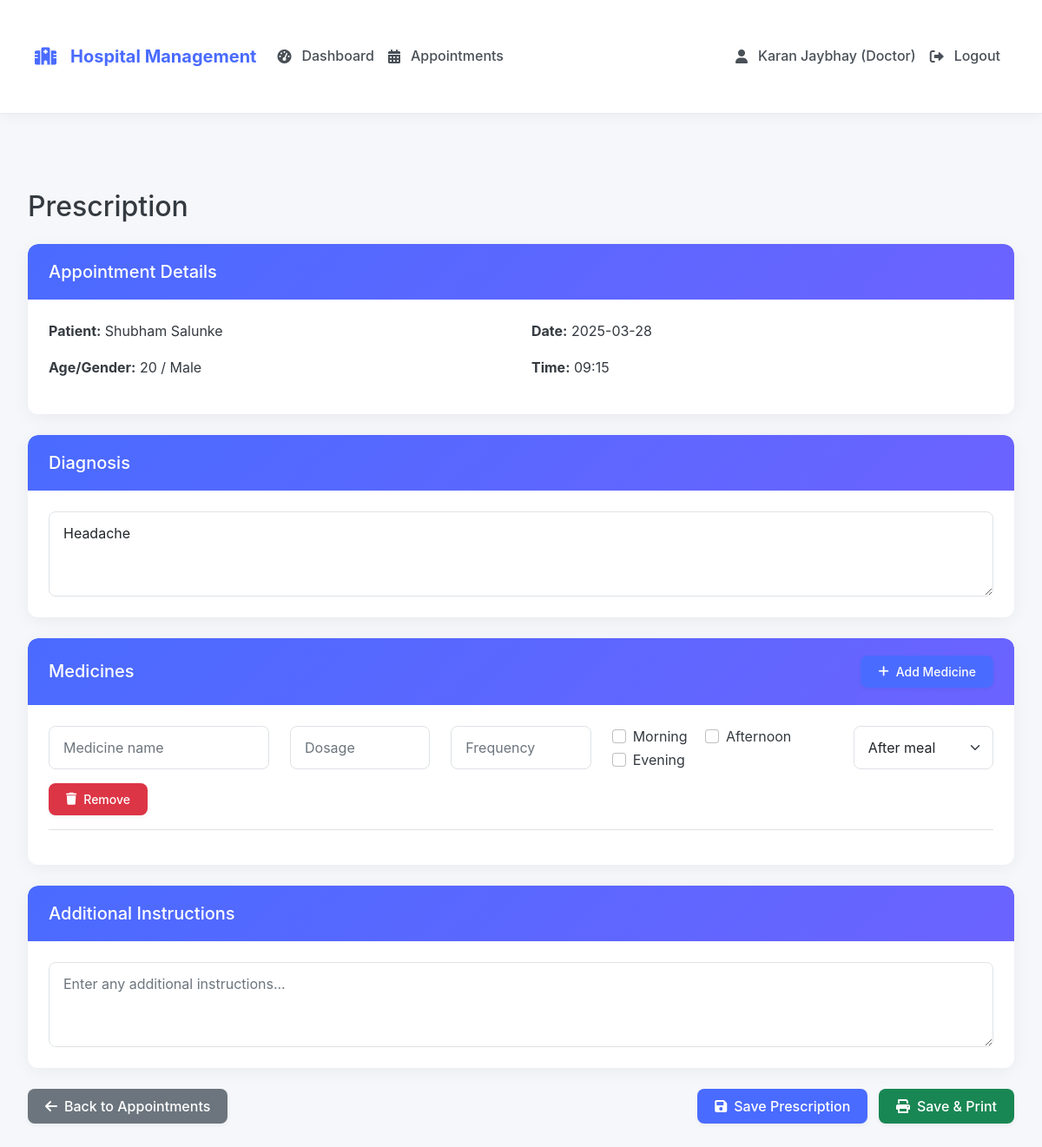
Screenshot of /doctor/prescriptions/1 (signed in) with the database file from the repository.
### tables this page shows
CREATE TABLE doctors (
        id INTEGER PRIMARY KEY AUTOINCREMENT,
        name TEXT NOT NULL,
        specialization TEXT NOT NULL,
        experience INTEGER,
        consultation_fee REAL,
        contact TEXT,
        bio TEXT,
        image_path TEXT,
        username TEXT UNIQUE,
        password TEXT,
        created_by INTEGER,
        hospital_id INTEGER NOT NULL,
        FOREIGN KEY (created_by) REFERENCES staff(id),
        FOREIGN KEY (hospital_id) REFERENCES staff(id)
    );

CREATE TABLE patients (
        id INTEGER PRIMARY KEY AUTOINCREMENT,
        name TEXT NOT NULL,
        age INTEGER NOT NULL,
        gender TEXT,
        contact TEXT,
        address TEXT,
        medical_history TEXT,
        created_at TIMESTAMP DEFAULT CURRENT_TIMESTAMP,
        created_by INTEGER,
        hospital_id INTEGER NOT NULL,
        FOREIGN KEY (created_by) REFERENCES staff(id),
        FOREIGN KEY (hospital_id) REFERENCES staff(id)
    );

CREATE TABLE appointments (
        id INTEGER PRIMARY KEY AUTOINCREMENT,
        patient_id INTEGER NOT NULL,
        doctor_id INTEGER NOT NULL,
        date TEXT NOT NULL,
        time_slot TEXT NOT NULL,
        status TEXT DEFAULT 'Scheduled',
        notes TEXT,
        created_at TIMESTAMP DEFAULT CURRENT_TIMESTAMP,
        hospital_id INTEGER NOT NULL,
        FOREIGN KEY (patient_id) REFERENCES patients(id),
        FOREIGN KEY (doctor_id) REFERENCES doctors(id),
        FOREIGN KEY (hospital_id) REFERENCES staff(id)
    );

CREATE TABLE prescriptions (
        id INTEGER PRIMARY KEY AUTOINCREMENT,
        appointment_id INTEGER NOT NULL,
        diagnosis TEXT,
        medicines TEXT,
        instructions TEXT,
        created_at TIMESTAMP DEFAULT CURRENT_TIMESTAMP,
        hospital_id INTEGER NOT NULL,
        FOREIGN KEY (appointment_id) REFERENCES appointments(id),
        FOREIGN KEY (hospital_id) REFERENCES staff(id)
    );

### app.py (the view, shortened to what this page needs)
@app.route('/doctor/prescriptions/<int:appointment_id>', methods=['GET', 'POST'])
def prescriptions(appointment_id):
    if 'user_id' not in session or session['user_type'] != 'doctor':
        return redirect(url_for('login'))
    conn = get_db_connection()
    appointment = conn.execute('''
        SELECT a.*, p.name as patient_name, p.age, p.gender, p.medical_history,
               d.name as doctor_name, d.specialization
        FROM appointments a
        JOIN patients p ON a.patient_id = p.id
        JOIN doctors d ON a.doctor_id = d.id
        WHERE a.id = ? AND a.hospital_id = ?
    ''', (appointment_id, session['hospital_id'])).fetchone()
    if not appointment:
        flash('Appointment not found', 'danger')
        return redirect(url_for('doctor_appointments'))
    prescription = conn.execute('SELECT * FROM prescriptions WHERE appointment_id = ?',
                               (appointment_id,)).fetchone()
    prescription_dict = None
    if prescription:
        prescription_dict = dict(prescription)
        medicines_parsed = []
        if prescription['medicines']:
            for medicine in prescription['medicines'].split('\n'):
                if medicine.strip():
                    parts = medicine.split('|')
        prescription_dict['medicines_parsed'] = medicines_parsed
    conn.close()
    return render_template('doctor/prescriptions.html',
                         appointment=appointment,
                         prescription=prescription_dict)

### templates/doctor/prescriptions.html (shortened to what this page needs)
{% extends "base.html" %}
{% block content %}
<div class="container">
    <h2 class="mb-4">Prescription</h2>
    <div class="card mb-4">
        <div class="card-header">
            <h5 class="mb-0">Appointment Details</h5>
        </div>
        <div class="card-body">
            <div class="row">
                <div class="col-md-6">
                    <p><strong>Patient:</strong> {{ appointment.patient_name }}</p>
                    <p><strong>Age/Gender:</strong> {{ appointment.age }} / {{ appointment.gender }}</p>
                </div>
                <div class="col-md-6">
                    <p><strong>Date:</strong> {{ appointment.date }}</p>
                    <p><strong>Time:</strong> {{ appointment.time_slot }}</p>
                </div>
            </div>
        </div>
    </div>
    <form method="POST" action="{{ url_for('prescriptions', appointment_id=appointment.id) }}">
        <div class="card mb-4">
            <div class="card-header">
                <h5 class="mb-0">Diagnosis</h5>
            </div>
            <div class="card-body">
                <textarea name="diagnosis" class="form-control" rows="3"
                    placeholder="Enter diagnosis..." required>{% if prescription %}{{ prescription.diagnosis }}{% endif %}</textarea>
            </div>
        </div>
        <div class="card mb-4">
            <div class="card-header d-flex justify-content-between align-items-center">
                <h5 class="mb-0">Medicines</h5>
                <button type="button" class="btn btn-sm btn-primary" id="addMedicine">
                    <i class="fas fa-plus"></i> Add Medicine
                </button>
            </div>
            <div class="card-body">
                <div id="medicinesContainer">
                    {% if prescription and prescription.medicines_parsed %}
                        {% for medicine in prescription.medicines_parsed %}
                        <div class="medicine-row mb-3 border-bottom pb-3">
                            <div class="row">
                                <div class="col-md-3">
                                    <input type="text" name="medicine_name_{{ loop.index }}" class="form-control mb-2"
                                        placeholder="Medicine name" value="{{ medicine.name }}" required>
                                </div>
                                <div class="col-md-2">
                                    <input type="text" name="medicine_dosage_{{ loop.index }}" class="form-control mb-2"
                                        placeholder="Dosage" value="{{ medicine.dosage }}" required>
                                </div>
                                <div class="col-md-2">
                                    <input type="text" name="medicine_frequency_{{ loop.index }}" class="form-control mb-2"
                                        placeholder="Frequency" value="{{ medicine.frequency }}" required>
                                </div>
                                <div class="col-md-3">
                                    <div class="form-check form-check-inline">
                                        <input class="form-check-input" type="checkbox"
                                            name="medicine_morning_{{ loop.index }}" value="1" {% if medicine.morning == '1' %}checked{% endif %}>
                                        <label class="form-check-label">Morning</label>
                                    </div>
                                    <div class="form-check form-check-inline">
                                        <input class="form-check-input" type="checkbox"
                                            name="medicine_afternoon_{{ loop.index }}" value="1" {% if medicine.afternoon == '1' %}checked{% endif %}>
                                        <label class="form-check-label">Afternoon</label>
                                    </div>
                                    <div class="form-check form-check-inline">
                                        <input class="form-check-input" type="checkbox"
                                            name="medicine_evening_{{ loop.index }}" value="1" {% if medicine.evening == '1' %}checked{% endif %}>
                                        <label class="form-check-label">Evening</label>
                                    </div>
                                </div>
                                <div class="col-md-2">
                                    <select name="medicine_meal_{{ loop.index }}" class="form-select">
                                        <option value="before" {% if medicine.meal == 'before' %}selected{% endif %}>Before meal</option>
                                        <option value="after" {% if medicine.meal == 'after' %}selected{% endif %}>After meal</option>
                                    </select>
                                </div>
                            </div>
                            <button type="button" class="btn btn-sm btn-danger removeMedicine mt-2">
                                <i class="fas fa-trash"></i> Remove
                            </button>
                        </div>
                        {% endfor %}
                    {% else %}
                        <div class="medicine-row mb-3 border-bottom pb-3">
                            <div class="row">
                                <div class="col-md-3">
                                    <input type="text" name="medicine_name_1" class="form-control mb-2"
                                        placeholder="Medicine name" required>
                                </div>
                                <div class="col-md-2">
                                    <input type="text" name="medicine_dosage_1" class="form-control mb-2"
                                        placeholder="Dosage" required>
                                </div>
                                <div class="col-md-2">
                                    <input type="text" name="medicine_frequency_1" class="form-control mb-2"
                                        placeholder="Frequency" required>
                                </div>
                                <div class="col-md-3">
                                    <div class="form-check form-check-inline">
                                        <input class="form-check-input" type="checkbox" name="medicine_morning_1" value="1">
                                        <label class="form-check-label">Morning</label>
                                    </div>
                                    <div class="form-check form-check-inline">
                                        <input class="form-check-input" type="checkbox" name="medicine_afternoon_1" value="1">
                                        <label class="form-check-label">Afternoon</label>
                                    </div>
                                    <div class="form-check form-check-inline">
                                        <input class="form-check-input" type="checkbox" name="medicine_evening_1" value="1">
                                        <label class="form-check-label">Evening</label>
                                    </div>
                                </div>
                                <div class="col-md-2">
                                    <select name="medicine_meal_1" class="form-select">
                                        <option value="after" selected>After meal</option>
                                    </select>
                                </div>
                            </div>
                            <button type="button" class="btn btn-sm btn-danger removeMedicine mt-2">
                                <i class="fas fa-trash"></i> Remove
                            </button>
                        </div>
                    {% endif %}
                </div>
            </div>
        </div>
        <div class="card mb-4">
            <div class="card-header">
                <h5 class="mb-0">Additional Instructions</h5>
            </div>
            <div class="card-body">
                <textarea name="instructions" class="form-control" rows="3"
                    placeholder="Enter any additional instructions...">{% if prescription %}{{ prescription.instructions }}{% endif %}</textarea>
            </div>
        </div>
        <div class="d-flex justify-content-between">
            <a href="{{ url_for('doctor_appointments') }}" class="btn btn-secondary">
                <i class="fas fa-arrow-left"></i> Back to Appointments
            </a>
            <div>
                <button type="submit" name="action" value="save" class="btn btn-primary">
                    <i class="fas fa-save"></i> Save Prescription
                </button>
                <button type="submit" name="action" value="print" class="btn btn-success ms-2">
                    <i class="fas fa-print"></i> Save & Print
                </button>
            </div>
        </div>
    </form>
</div>
{% endblock %}

### templates/base.html (shortened to what this page needs)
<!DOCTYPE html>
<html lang="en">
<head>
    <link rel="stylesheet" href="https://cdnjs.cloudflare.com/ajax/libs/font-awesome/6.0.0-beta3/css/all.min.css">
    <link href="https://cdn.jsdelivr.net/npm/bootstrap@5.1.3/dist/css/bootstrap.min.css" rel="stylesheet">
    <link rel="stylesheet" href="{{ url_for('static', filename='css/style.css') }}">
</head>
<body>
    <nav class="navbar navbar-expand-lg navbar-dark bg-primary">
        <div class="container">
            <a class="navbar-brand" href="{{ url_for('home') }}">
                <i class="fas fa-hospital me-2"></i>
                {% if 'hospital_name' in session %}
                    {{ session['hospital_name'] }}
                {% else %}
                    Hospital Management
                {% endif %}
            </a>
            <div class="collapse navbar-collapse" id="navbarNav">
                <ul class="navbar-nav me-auto">
                    {% if 'user_id' in session %}
                        {% if session['user_type'] == 'admin' %}
                            <li class="nav-item">
                                <a class="nav-link" href="{{ url_for('admin_dashboard') }}">
                                    <i class="fas fa-tachometer-alt me-1"></i> Dashboard
                                </a>
                            </li>
                            <li class="nav-item">
                                <a class="nav-link" href="{{ url_for('add_patient') }}">
                                    <i class="fas fa-user-plus me-1"></i> Add Patient
                                </a>
                            </li>
                            <li class="nav-item">
                                <a class="nav-link" href="{{ url_for('add_doctor') }}">
                                    <i class="fas fa-user-md me-1"></i> Add Doctor
                                </a>
                            </li>
                            <li class="nav-item">
                                <a class="nav-link" href="{{ url_for('schedule_appointment') }}">
                                    <i class="fas fa-calendar-check me-1"></i> Schedule Appointment
                                </a>
                            </li>
                        {% else %}
                            <li class="nav-item">
                                <a class="nav-link" href="{{ url_for('doctor_dashboard') }}">
                                    <i class="fas fa-tachometer-alt me-1"></i> Dashboard
                                </a>
                            </li>
                            <li class="nav-item">
                                <a class="nav-link" href="{{ url_for('doctor_appointments') }}">
                                    <i class="fas fa-calendar-alt me-1"></i> Appointments
                                </a>
                            </li>
                        {% endif %}
                    {% endif %}
                </ul>
                <ul class="navbar-nav">
                    {% if 'user_id' in session %}
                        <li class="nav-item">
                            <span class="nav-link">
                                <i class="fas fa-user me-1"></i> {{ session['name'] }}
                                ({{ 'Admin' if session['user_type'] == 'admin' else 'Doctor' }})
                            </span>
                        </li>
                        <li class="nav-item">
                            <a class="nav-link" href="{{ url_for('logout') }}">
                                <i class="fas fa-sign-out-alt me-1"></i> Logout
                            </a>
                        </li>
                    {% endif %}
                </ul>
            </div>
        </div>
    </nav>
    <div class="container mt-4">
        {% block content %}{% endblock %}
    </div>
</body>
</html>

### rows the page displays
doctors: name "Karan Jaybhay"
patients: patient_name "Shubham Salunke", age "20", gender "Male"
appointments: date "2025-03-28", time_slot "09:15"
prescriptions: diagnosis "Headache"

### other values shown
{{ 'Admin' if session['user_type'] == 'admin' else 'Doctor' }} "Doctor"
